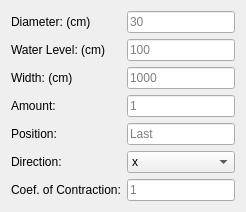
              <widget class="QWidget" name="basicTlcdPage">
               <layout class="QGridLayout" name="gridLayout_6">
                <item row="1" column="1">
                 <widget class="QLineEdit" name="waterLevelSimpleTlcdLineEdit">
                  <property name="placeholderText">
                   <string>100</string>
                  </property>
                 </widget>
                </item>
                <item row="4" column="0">
                 <widget class="QLabel" name="label_31">
                  <property name="text">
                   <string>Position:</string>
                  </property>
                 </widget>
                </item>
                <item row="2" column="1">
                 <widget class="QLineEdit" name="widthSimpleTlcdLineEdit">
                  <property name="placeholderText">
                   <string>1000</string>
                  </property>
                 </widget>
                </item>
                <item row="6" column="0">
                 <widget class="QLabel" name="label_27">
                  <property name="text">
                   <string>Coef. of Contraction:</string>
                  </property>
                 </widget>
                </item>
                <item row="0" column="1">
                 <widget class="QLineEdit" name="diameterSimpleTlcdLineEdit">
                  <property name="placeholderText">
                   <string>30</string>
                  </property>
                 </widget>
                </item>
                <item row="1" column="0">
                 <widget class="QLabel" name="label_11">
                  <property name="text">
                   <string>Water Level: (cm)</string>
                  </property>
                 </widget>
                </item>
                <item row="2" column="0">
                 <widget class="QLabel" name="label_12">
                  <property name="text">
                   <string>Width: (cm)</string>
                  </property>
                 </widget>
                </item>
                <item row="3" column="0">
                 <widget class="QLabel" name="label_25">
                  <property name="text">
                   <string>Amount:</string>
                  </property>
                 </widget>
                </item>
                <item row="6" column="1">
                 <widget class="QLineEdit" name="contractionSimpleTlcdLineEdit">
                  <property name="placeholderText">
                   <string>1</string>
                  </property>
                 </widget>
                </item>
                <item row="0" column="0">
                 <widget class="QLabel" name="label_10">
                  <property name="text">
                   <string>Diameter: (cm)</string>
                  </property>
                 </widget>
                </item>
                <item row="3" column="1">
                 <widget class="QLineEdit" name="amountSimpleTlcdLineEdit">
                  <property name="placeholderText">
                   <string>1</string>
                  </property>
                 </widget>
                </item>
                <item row="4" column="1">
                 <widget class="QLineEdit" name="positionTlcdLineEdit">
                  <property name="text">
                   <string/>
                  </property>
                  <property name="placeholderText">
                   <string>Last</string>
                  </property>
                 </widget>
                </item>
                <item row="5" column="0">
                 <widget class="QLabel" name="label_32">
                  <property name="text">
                   <string>Direction:</string>
                  </property>
                 </widget>
                </item>
                <item row="5" column="1">
                 <widget class="QComboBox" name="directionTlcdComboBox">
                  <item>
                   <property name="text">
                    <string>x</string>
                   </property>
                  </item>
                  <item>
                   <property name="text">
                    <string>y</string>
                   </property>
                  </item>
                 </widget>
                </item>
               </layout>
              </widget>
